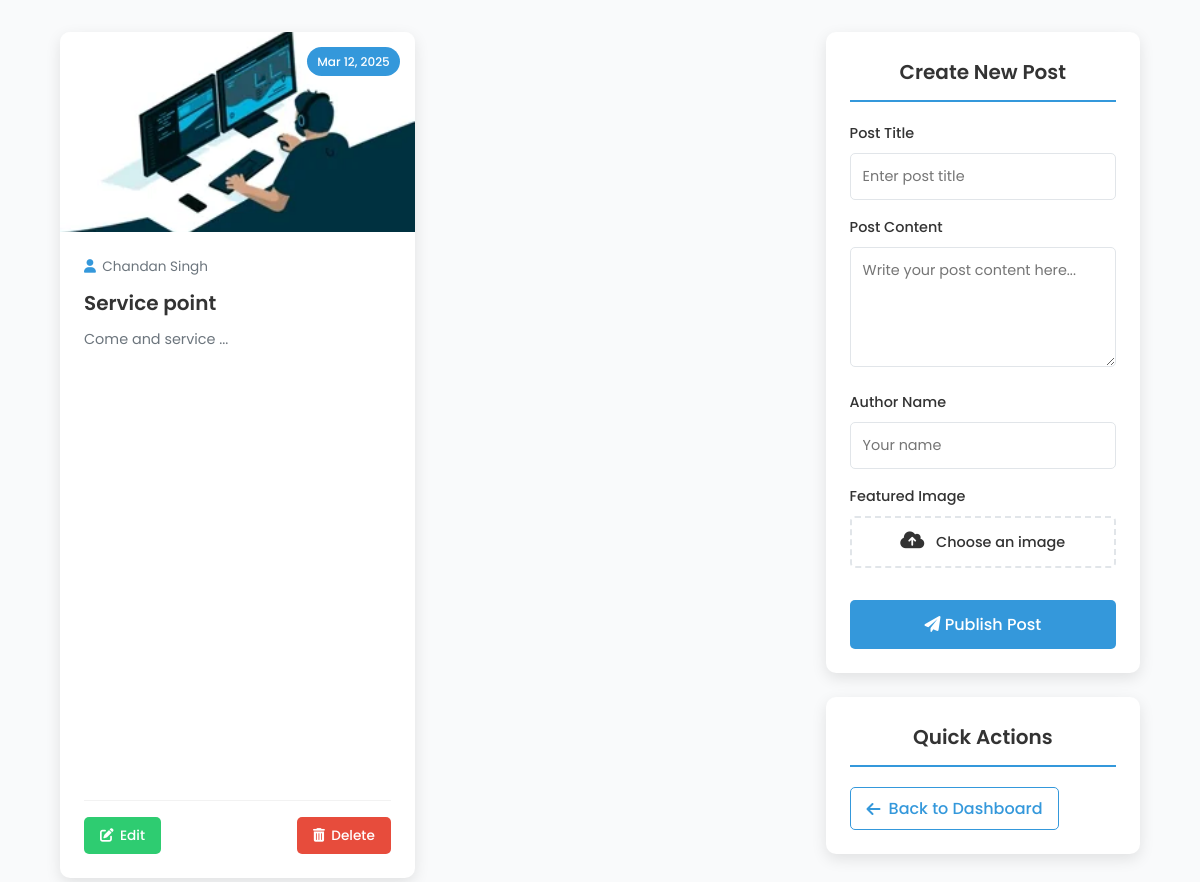
The app's page /php/post.php, older data.
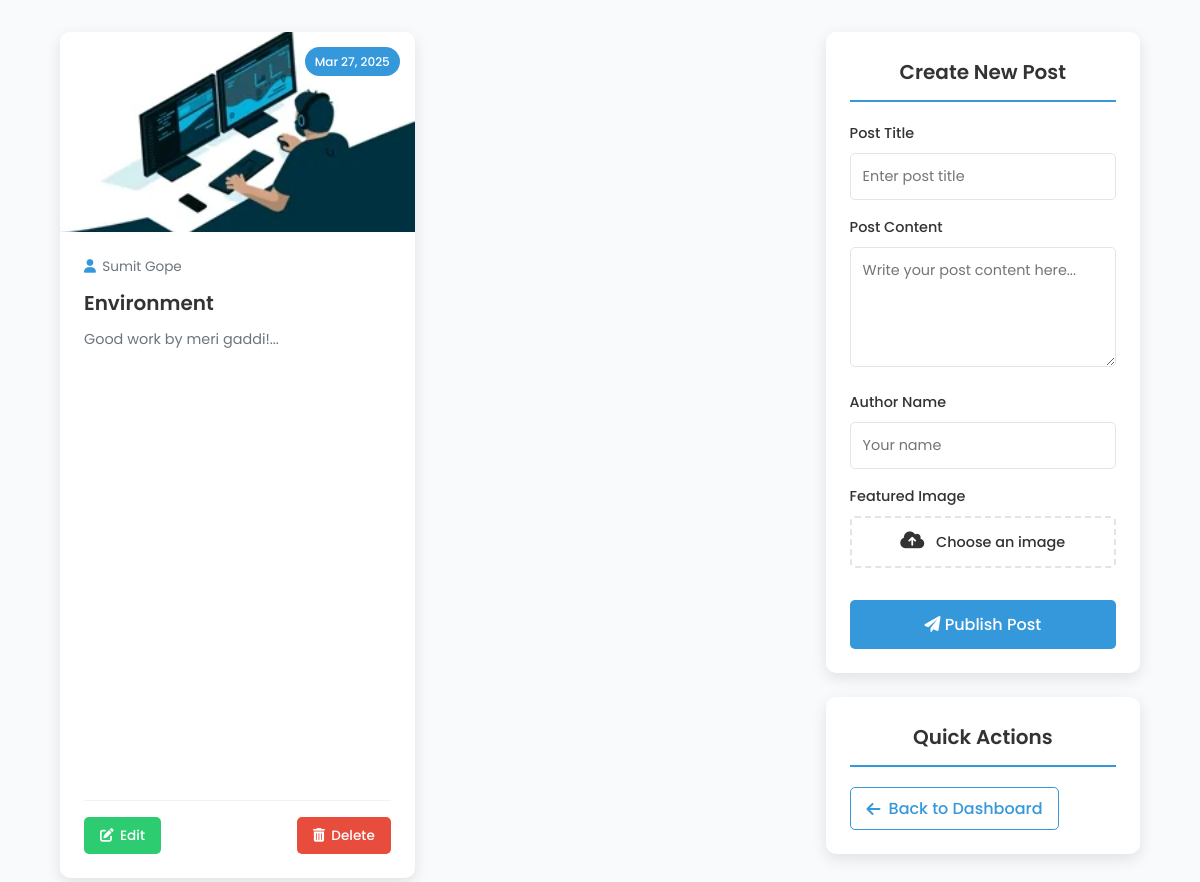
The same page, newer data.
### tables this page shows
CREATE TABLE `posts` (
  `ID` int(11) NOT NULL,
  `TITLE` varchar(100) NOT NULL,
  `IMAGE` varchar(255) NOT NULL,
  `CONTENT` varchar(500) NOT NULL,
  `NAME` varchar(100) NOT NULL,
  `DATE` date NOT NULL DEFAULT current_timestamp()
);

### php/post.php (the view, shortened to what this page needs)
<?php
$servername = "localhost";
$username = "root";
$password = "";
$dbname = "final";
$conn = new mysqli($servername, $username, $password, $dbname);
$sql = "SELECT * FROM posts ORDER BY DATE DESC";
$result = $conn->query($sql);
?>
<!DOCTYPE html>
<html lang="en">
<head>
    <link rel="stylesheet" href="https://cdnjs.cloudflare.com/ajax/libs/font-awesome/6.0.0/css/all.min.css">
</head>
<body>
    <div class="container">
        <div class="main-content">
            <?php
            if ($result->num_rows > 0) {
                while ($row = $result->fetch_assoc()) {
                    $content_excerpt = substr(strip_tags($row['CONTENT']), 0, 120) . '...';
                    echo '<div class="post">';
                    echo '<div class="post-image">';
                    if (!empty($row['IMAGE'])) {
                        echo '<img src="' . htmlspecialchars($row['IMAGE']) . '" alt="' . htmlspecialchars($row['TITLE']) . '">';
                    } else {
                        echo '<img src="https://via.placeholder.com/800x400?text=Auto+Service" alt="Default Image">';
                    }
                    echo '<div class="post-date">' . date('M j, Y', strtotime($row['DATE'])) . '</div>';
                    echo '</div>';
                    echo '<div class="post-content">';
                    echo '<div class="post-meta"><i class="fas fa-user"></i> ' . htmlspecialchars($row['NAME']) . '</div>';
                    echo '<h2>' . htmlspecialchars($row['TITLE']) . '</h2>';
                    echo '<div class="post-excerpt">' . htmlspecialchars($content_excerpt) . '</div>';
                    echo '<div class="post-actions">';
                    echo '<a href="post_update.php?id=' . $row['ID'] . '" class="btn btn-edit"><i class="fas fa-edit"></i> Edit</a>';
                    echo '<a href="post_delete.php?id=' . $row['ID'] . '" onclick="return confirm(\'Are you sure you want to delete this post?\');" class="btn btn-delete"><i class="fas fa-trash-alt"></i> Delete</a>';
                    echo '</div>';
                    echo '</div>';
                    echo '</div>';
                }
            } else {
                echo '<div class="empty-state">';
                echo '<i class="fas fa-file-alt"></i>';
                echo '<h3>No Posts Yet</h3>';
                echo '<p>Be the first to create a post and share your thoughts!</p>';
                echo '</div>';
            }
            ?>
        </div>
        <aside class="sidebar">
            <div class="sidebar-card">
                <h3 class="sidebar-title">Create New Post</h3>
                <form action="postdb.php" method="post" enctype="multipart/form-data" id="postForm">
                    <div class="form-group">
                        <label for="title">Post Title</label>
                        <input type="text" id="title" name="title" class="form-control" placeholder="Enter post title" required>
                    </div>
                    <div class="form-group">
                        <label for="content">Post Content</label>
                        <textarea id="content" name="content" class="form-control" placeholder="Write your post content here..." required></textarea>
                    </div>
                    <div class="form-group">
                        <label for="name">Author Name</label>
                        <input type="text" id="name" name="name" class="form-control" placeholder="Your name" required>
                    </div>
                    <div class="form-group">
                        <label for="image">Featured Image</label>
                        <div class="file-input-wrapper">
                            <label for="image" class="file-input-label">
                                <i class="fas fa-cloud-upload-alt"></i> Choose an image
                            </label>
                        </div>
                    </div>
                    <button type="submit" class="btn-submit">
                        <i class="fas fa-paper-plane"></i> Publish Post
                    </button>
                </form>
            </div>
            <div class="sidebar-card">
                <h3 class="sidebar-title">Quick Actions</h3>
                <a href="http://localhost/final%20year/php/adminindex.php" class="back-btn">
                    <i class="fas fa-arrow-left"></i> Back to Dashboard
                </a>
            </div>
        </aside>
    </div>
</body>
</html>

### php/post.php (style rules this page uses)
:root { --primary: #3498db; --primary-dark: #2980b9; --secondary: #2ecc71; --secondary-dark: #27ae60; --danger: #e74c3c; --danger-dark: #c0392b; --text: #333; --text-light: #6c757d; --gray-light: #f8f9fa; --white: #ffffff; --shadow: 0 5px 15px rgba(0, 0, 0, 0.1); --radius: 10px; }
* { margin: 0; padding: 0; box-sizing: border-box; }
body { font-family: 'Poppins', sans-serif; background-color: #f9fafb; color: var(--text); line-height: 1.6; }
.container { width: 90%; max-width: 1200px; margin: 2rem auto; display: flex; gap: 2rem; }
.main-content { flex: 7; display: grid; grid-template-columns: repeat(auto-fill, minmax(320px, 1fr)); gap: 1.5rem; }
.post { background: var(--white); border-radius: var(--radius); overflow: hidden; box-shadow: var(--shadow); transition: transform 0.3s ease, box-shadow 0.3s ease; display: flex; flex-direction: column; }
.post-image { height: 200px; position: relative; overflow: hidden; }
.post img { width: 100%; height: 100%; object-fit: cover; transition: transform 0.5s ease; }
.post-date { position: absolute; top: 15px; right: 15px; background-color: var(--primary); color: white; padding: 5px 10px; border-radius: 20px; font-size: 0.75rem; font-weight: 500; }
.post-content { padding: 1.5rem; flex-grow: 1; display: flex; flex-direction: column; }
.post-meta { display: flex; align-items: center; margin-bottom: 0.75rem; color: var(--text-light); font-size: 0.85rem; }
.post-meta i { margin-right: 0.4rem; color: var(--primary); }
.post h2 { color: var(--text); font-size: 1.25rem; margin-bottom: 0.75rem; font-weight: 600; line-height: 1.3; }
.post-excerpt { color: var(--text-light); font-size: 0.9rem; margin-bottom: 1rem; flex-grow: 1; display: -webkit-box; -webkit-line-clamp: 3; -webkit-box-orient: vertical; overflow: hidden; }
.post-actions { display: flex; justify-content: space-between; margin-top: auto; padding-top: 1rem; border-top: 1px solid rgba(0,0,0,0.05); }
.btn { padding: 0.5rem 1rem; border: none; border-radius: 5px; cursor: pointer; font-weight: 500; font-size: 0.85rem; display: inline-flex; align-items: center; justify-content: center; transition: all 0.3s ease; text-decoration: none; }
.btn i { margin-right: 0.4rem; }
.btn-edit { background-color: var(--secondary); color: white; }
.btn-delete { background-color: var(--danger); color: white; }
.sidebar { flex: 3; max-width: 350px; }
.sidebar-card { background: var(--white); border-radius: var(--radius); padding: 1.5rem; box-shadow: var(--shadow); margin-bottom: 1.5rem; }
.sidebar-title { color: var(--text); font-size: 1.25rem; margin-bottom: 1.25rem; padding-bottom: 0.75rem; border-bottom: 2px solid var(--primary); text-align: center; font-weight: 600; }
.form-group { margin-bottom: 1rem; }
.form-group label { display: block; margin-bottom: 0.5rem; font-weight: 500; font-size: 0.9rem; color: var(--text); }
.form-control { width: 100%; padding: 0.75rem; border: 1px solid #e1e5e9; border-radius: 5px; font-size: 0.9rem; font-family: 'Poppins', sans-serif; transition: border-color 0.3s ease; }
textarea.form-control { min-height: 120px; resize: vertical; }
.file-input-wrapper { position: relative; margin-top: 0.5rem; }
.file-input-label { display: flex; align-items: center; justify-content: center; padding: 0.75rem; border: 2px dashed #e1e5e9; border-radius: 5px; cursor: pointer; transition: all 0.3s ease; text-align: center; font-size: 0.9rem; color: var(--text-light); }
.file-input-label i { margin-right: 0.5rem; font-size: 1.2rem; }
.btn-submit { width: 100%; padding: 0.75rem; background: var(--primary); color: white; font-weight: 500; border-radius: 5px; cursor: pointer; margin-top: 1rem; transition: background 0.3s ease; border: none; font-size: 1rem; font-family: 'Poppins', sans-serif; }
.back-btn { display: inline-flex; align-items: center; padding: 0.5rem 1rem; background-color: transparent; border: 1px solid var(--primary); color: var(--primary); border-radius: 5px; text-decoration: none; font-weight: 500; transition: all 0.3s ease; }
.back-btn i { margin-right: 0.5rem; }

Row changes from the older to the newer data that the page shows:
removed posts: IMAGE (picture), DATE "Mar 12, 2025", NAME "Chandan Singh", TITLE "Service point", CONTENT "Come and service ..."
added posts: IMAGE (picture), DATE "Mar 27, 2025", NAME "Sumit Gope", TITLE "Environment", CONTENT "Good work by meri gaddi!..."
